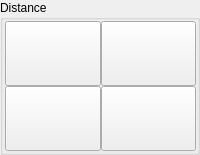
                <widget class="QGroupBox" name="groupBox">
                 <property name="title">
                  <string>Distance</string>
                 </property>
                 <layout class="QGridLayout" name="gridLayout_5" rowminimumheight="65,65" columnminimumwidth="65,65">
                  <property name="leftMargin">
                   <number>2</number>
                  </property>
                  <property name="topMargin">
                   <number>1</number>
                  </property>
                  <property name="rightMargin">
                   <number>1</number>
                  </property>
                  <property name="bottomMargin">
                   <number>1</number>
                  </property>
                  <property name="spacing">
                   <number>0</number>
                  </property>
                  <item row="0" column="0">
                   <widget class="QPushButton" name="probe_p_lx_in">
                    <property name="sizePolicy">
                     <sizepolicy hsizetype="Preferred" vsizetype="Preferred">
                      <horstretch>0</horstretch>
                      <verstretch>0</verstretch>
                     </sizepolicy>
                    </property>
                    <property name="text">
                     <string/>
                    </property>
                    <property name="function" stdset="0">
                     <string>mdi</string>
                    </property>
                    <property name="command" stdset="0">
                     <string>o&lt;p_lx_in&gt; call</string>
                    </property>
                   </widget>
                  </item>
                  <item row="0" column="1">
                   <widget class="QPushButton" name="probe_p_lx_out">
                    <property name="sizePolicy">
                     <sizepolicy hsizetype="Preferred" vsizetype="Preferred">
                      <horstretch>0</horstretch>
                      <verstretch>0</verstretch>
                     </sizepolicy>
                    </property>
                    <property name="text">
                     <string/>
                    </property>
                    <property name="function" stdset="0">
                     <string>mdi</string>
                    </property>
                    <property name="command" stdset="0">
                     <string>o&lt;p_lx_out&gt; call</string>
                    </property>
                   </widget>
                  </item>
                  <item row="1" column="0">
                   <widget class="QPushButton" name="probe_p_ly_in">
                    <property name="sizePolicy">
                     <sizepolicy hsizetype="Preferred" vsizetype="Preferred">
                      <horstretch>0</horstretch>
                      <verstretch>0</verstretch>
                     </sizepolicy>
                    </property>
                    <property name="text">
                     <string/>
                    </property>
                    <property name="function" stdset="0">
                     <string>mdi</string>
                    </property>
                    <property name="command" stdset="0">
                     <string>o&lt;p_ly_in&gt;  call</string>
                    </property>
                   </widget>
                  </item>
                  <item row="1" column="1">
                   <widget class="QPushButton" name="probe_p_ly_out">
                    <property name="sizePolicy">
                     <sizepolicy hsizetype="Preferred" vsizetype="Preferred">
                      <horstretch>0</horstretch>
                      <verstretch>0</verstretch>
                     </sizepolicy>
                    </property>
                    <property name="text">
                     <string/>
                    </property>
                    <property name="function" stdset="0">
                     <string>mdi</string>
                    </property>
                    <property name="command" stdset="0">
                     <string>o&lt;p_ly_out&gt;  call</string>
                    </property>
                   </widget>
                  </item>
                 </layout>
                </widget>
